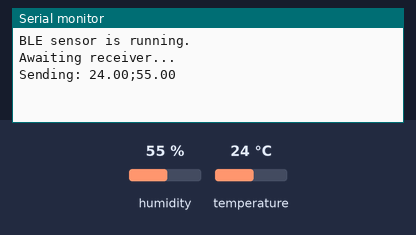
A sketch run on a simulated ESP32. Parts: the last lines printed to the serial monitor. The inputs (shaded band) are chosen by the test bench; at power-on: humidity 55 %, temperature 24 °C. Nothing arrives over Bluetooth unless stated; a phone connects over Bluetooth LE 3 s after start.

Above: at 3.2 s.
3.3 s: humidity set to 22 %
At 7.5 s:
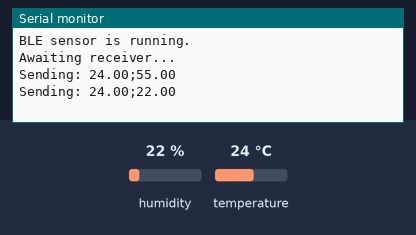
8.9 s: temperature set to 12 °C
At 13.3 s:
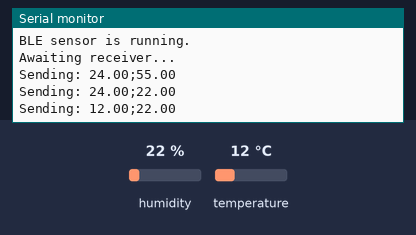
14.5 s: humidity set to 40 %
At 18.0 s:
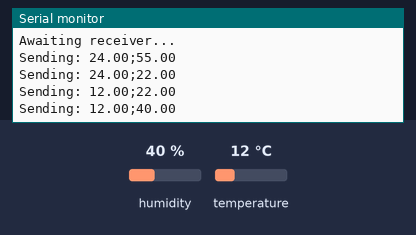
Timing chart, 0 to 19.5 s (numbered marks = the images above; inputs shaded):
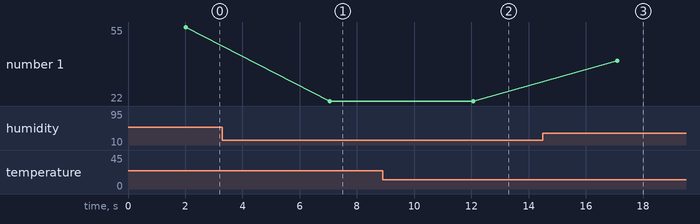

The sketch:

bluetooth_sender.ino
```cpp
#include <BLEDevice.h>
#include <BLEServer.h>
#include <BLEUtils.h>
#include <BLE2902.h>
#include <DHT.h>

#define DHT_PIN D2
#define DHT_TYPE DHT11

#define SERVICE_UUID "98e7d326-0000-4e78-946d-aef7eafa62d0"
#define CHARACTERISTIC_UUID "98e7d326-0001-4e78-946d-aef7eafa62d0"

DHT dht(DHT_PIN, DHT_TYPE);

BLECharacteristic *sensorCharacteristic;

void setup() {
  Serial.begin(115200);
  delay(2000);

  dht.begin();

  BLEDevice::init("Avanoria-DHT11");
  BLEServer *server = BLEDevice::createServer();

  BLEService *service = server->createService(SERVICE_UUID);

  sensorCharacteristic = service->createCharacteristic(
    CHARACTERISTIC_UUID,
    BLECharacteristic::PROPERTY_READ | BLECharacteristic::PROPERTY_NOTIFY
  );

  sensorCharacteristic->addDescriptor(new BLE2902());
  service->start();

  BLEAdvertising *advertising = BLEDevice::getAdvertising();
  advertising->addServiceUUID(SERVICE_UUID);
  advertising->setScanResponse(true);
  BLEDevice::startAdvertising();

  Serial.println("BLE sensor is running.");
  Serial.println("Awaiting receiver...");
}

void loop() {
  float temperature = dht.readTemperature();
  float humidity = dht.readHumidity();

  if (isnan(temperature) || isnan(humidity)) {
    Serial.println("Unable to read data from DHT-11.");
    delay(2000);
    return;
  }

  String data = String(temperature, 2) + ";" + String(humidity, 2);

  sensorCharacteristic->setValue(data.c_str());
  sensorCharacteristic->notify();

  Serial.print("Sending: ");
  Serial.println(data);

  delay(5000);
}
```

Measured:
- after the input at 3.3 s, the serial monitor: prints a new line after 3.7 s (image 1)
- after the input at 8.9 s, the serial monitor: prints a new line after 3.2 s (image 2)
- after the input at 14.5 s, the serial monitor: prints a new line after 2.6 s (image 3)
- plotted number 1: 55 → 22 after the input at 3.3 s, 22 → 40 after the input at 14.5 s
